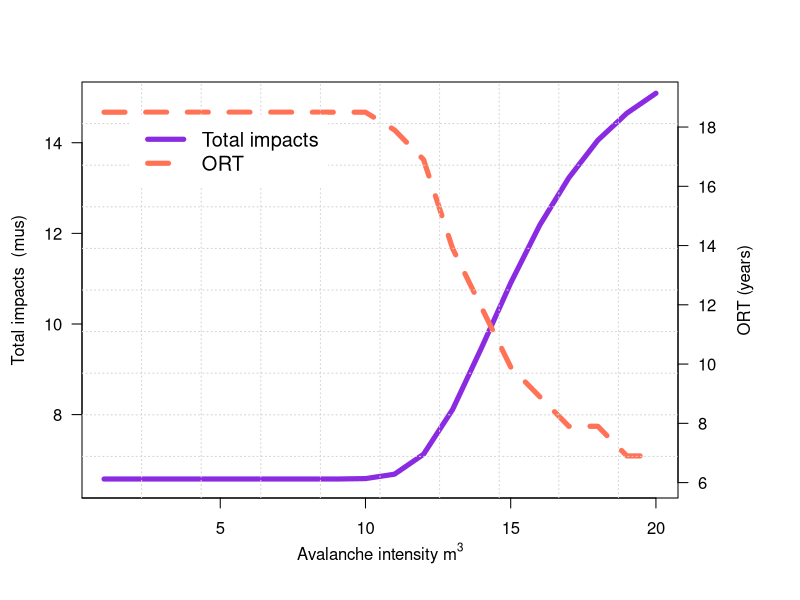

Reproduce this figure in R.
#Sensitivity analysis
yvalue = 30
alpha<-c(0.353,0.360,0.371,0.389,0.391)
gamma<-c(5.652,5.581,5.575,5.498,5.367)
d=10 # factor of time
YearMax<-50 #total no of year to be investigated.
#creating local variables
rate<-matrix(nrow=YearMax)     #hazard rate in respective year
colors=c("chocolate","coral3","coral4","cyan1","cyan4","darkblue","blue","chartreuse4","red","deeppink","deeppink4") #colors for plot
#SUBROUTINE FOr the bridge
#this routine is used to calculated the Intensity of rockfall, avalanche
#INPUT -----------------------------------
T=seq(0.1,YearMax, by =0.1)
#with example
#library(cubature)
factor=1
alpha1=0.0252
rho=0.02
m=1.2665
cs=0
k0=0

Maxvolume <- 34 # e.g. m3 (volume of rockfall or avalanche)
Time<-YearMax
MaxCS<-5 #maximum no of CS for the bridge
Maxlatent<- 1 #number of latent condition state


#define dimension
mtp<- matrix(double(1),nrow=MaxCS,ncol=(MaxCS+Maxlatent))
mtplatent<- matrix(double(1),nrow=(MaxCS+Maxlatent),ncol=(MaxCS+Maxlatent))
mtp <- read.csv("mtp.csv",header=FALSE) 
#define the Markov transition probability for the bridge
#attach(mtp)
initialCS<-c(1,0,0,0,0,0) #initial state probability of the bridge
#v3=10 #value of rock fall, or avalanche volume to be used

#STEP 1 --estimating the failure probability from hazard curve for each CS
#hazard curve
S<-matrix(double(1),nrow=Maxvolume,ncol=MaxCS)
#define a function for calculating intensity S
intensity<-function(alpha,gamma,volume){
  exp(-exp(-alpha*volume+gamma))
}
for (i in 1:MaxCS){
  for (v in 1:Maxvolume){
    S[v,i]<-intensity(alpha[i],gamma[i],v)/d
  }
}


maxv3<-20
step=seq(1,maxv3, by =1)


#rhosa<- matrix(double(1),nrow=length(step),ncol=1)
T_optimalsa<-matrix(double(1),nrow=maxv3,ncol=1)
Min_Csa<-matrix(double(1),nrow=maxv3,ncol=1)

for (u in 1:maxv3){
  
v3<-step[u]

#STEP 2 --Calculating the Markov transition probability - Latent
#choose the intensity (e.g. S=10 m3)
for (i in 1:(MaxCS+1)){
  if (i < (MaxCS+1)) {
    for (j in 1:(MaxCS+Maxlatent)){
      if (j < (MaxCS+Maxlatent)){
        mtplatent[i,j]<-mtp[i,j]*(1-S[v3,i])
      } else {
        mtplatent[i,j]<-S[v3,i]
      }
    }
  } else {
    mtplatent[i,j]<-1
  }
}

#----------------------------------------------------
#STEP 3. Define the initial state of the bridge at the time after the PI


pi<-matrix(double(1),nrow=length(T),ncol=(MaxCS+Maxlatent))
pioneyear<-matrix(double(1),nrow=Time,ncol=(MaxCS+Maxlatent))
for (t in 1:length(T)){
  if (t ==1){
    pi[t,]<-initialCS
  } else {
    pi[t,]<-pi[t-1,]%*%mtplatent
  }
}

#---------Start caculation SECTION

#Sensitivity analysis for ratio CI/PI
cpi<-1 #preventive intervention cost for the snow catcher system
CIimpact<-10 #corrective intervention cost for the bridge
cci<-2
#maxrho<- 0.1

#This program was coded by Nam Lethanh (lethanh@ibi.baug.ethz.ch)
#INPUT

#STEP 4 - calculating cost of corrective intervention for the bridge at each year if there is a failure

CItime<-matrix(double(1),nrow=length(T))  #expect corrective intervention cost at time t
for (t in 1:length(T)){
  CItime[t]<-pi[t,6]*CIimpact
}
#cat("Expected IMPACT for CI of the bridge at time t \n")
#print(CItime)

#..............................................


#         MAIN PROGRAM

f1=function(x){
  (alpha1*m*x^(m-1)*exp(-alpha1*x^m))^2
}

f2=function(y){
  (exp(alpha1*y^m-rho*y))
}

q<-matrix(double(1),nrow=1,ncol=T)
C<-matrix(double(1),nrow=1,ncol=T)
canduoi=0
cantren=Inf

#scenario 1 - ***********************************************
ca=cpi*1
cm=cci
for (i in 1:length(T)){
  # timestep=i/d
  v1=integrate(f1,lower=canduoi,upper=Inf)
  v2=integrate(f2,lower=0,upper=T[i])
  C[i]=(exp(-rho*T[i])*(cs+ca)+(k0/rho)*(1-exp(-rho*T[i]))+(cm+CItime[T[i]])*v1$value*v2$value)/(1-exp(-rho*T[i]))
}

Min_Csa[u]<-min(C[c(10:length(T))])
T_optimalsa[u]<-which.min(C)/d
}

#drawing
plot.new()
par(mar=c(5, 4, 4, 6) + 0.1)
plot(step, Min_Csa, pch=2, axes=FALSE, ylim=c(6.5,15), xlab="", ylab="", 
     type="l",col="blueviolet", lwd=5)
axis(2, ylim=c(0,20),col="black",las=1)  ## las=1 makes horizontal labels
mtext(expression(paste("Total impacts  (",, "mus)")),side=2,col="black",line=2.5)
axis(1,pretty(range(step),5))
box()

par(new=TRUE)

## Plot the second plot and put axis scale on right
plot(step, T_optimalsa, pch=4,  xlab="", ylab="", ylim=c(6,19), 
     axes=FALSE, type="l", col="coral1",lwd=5,lty=2)
## a little farther out (line=4) to make room for labels
mtext("ORT (years)",side=4,col="black",line=2.8) 
axis(4, ylim=c(0,20), col="black",col.axis="black",las=1)
mtext(expression(paste("Avalanche intensity ", m^3)),side=1,col="black",line=2.5)  
grid(10, 10, col = "lightgray", lty = "dotted",lwd = par("lwd"), equilogs = TRUE)
legend("topleft",inset=.08,legend=c("Total impacts","ORT"),
       text.col=c("black"),lty=c(1,2),lwd=c(5,5),col=c("blueviolet","coral1"),horiz=F,cex=1.2,box.col = "white")

